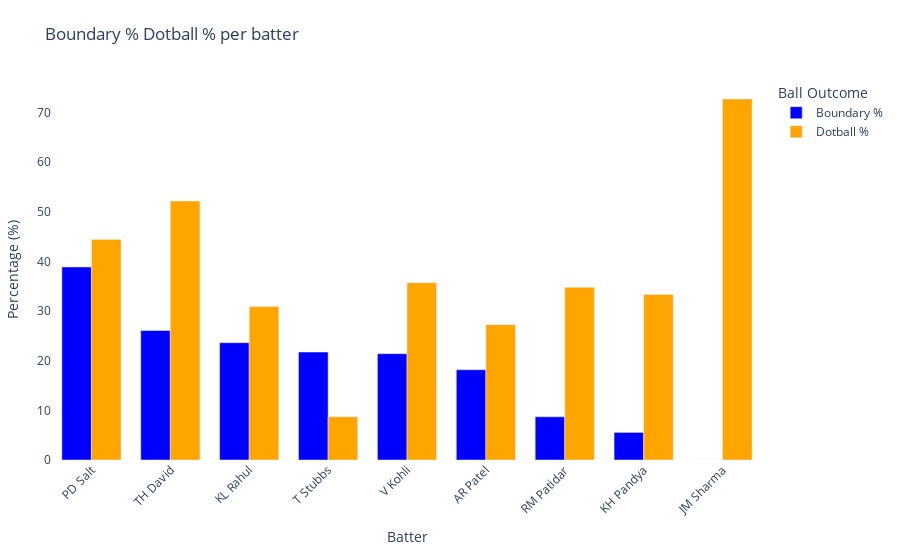

Notebook code for this chart:
### Code cell
fig = go.Figure()

fig.add_trace(go.Bar(
    x = batter_outcome_stats['batter'],
    y = batter_outcome_stats['Boundary'],
    name = 'Boundary %',
    marker_color = 'blue',
    hovertemplate = '%{x}<br>Boundary %: %{y:.2f}<extra></extra>'
))

fig.add_trace(go.Bar(
    x = batter_outcome_stats['batter'],
    y = batter_outcome_stats['Dot'],
    name ='Dotball %',
    marker_color = "orange",
    hovertemplate = '%{x}<br>Dot Ball %: %{y:.2f}<extra></extra>'
))
fig.update_layout(
    title = 'Boundary % Dotball % per batter',
    xaxis_title = 'Batter',
    yaxis_title = 'Percentage (%)',
    barmode = 'group',
    bargap = 0.25,
    plot_bgcolor = 'rgba(0,0,0,0)',
    paper_bgcolor = 'white',
    legend_title_text = 'Ball Outcome',
    xaxis_tickangle = -45,
    margin = dict(l=40, r=40, t=80, b= 100)
)

fig.show()

### Figure 1 — Plotly figure (JSON) as saved in the notebook; plotly's stock layout.template omitted (floating-point values rounded to 4 significant figures)
{"data": [{"hovertemplate": "%{x}<br>Boundary %: %{y:.2f}<extra></extra>", "marker": {"color": "blue"}, "name": "Boundary %", "type": "bar", "x": ["PD Salt", "TH David", "KL Rahul", "T Stubbs", "V Kohli", "AR Patel", "RM Patidar", "KH Pandya", "JM Sharma"], "y": [38.89, 26.09, 23.64, 21.74, 21.43, 18.18, 8.696, 5.556, 0]}, {"hovertemplate": "%{x}<br>Dot Ball %: %{y:.2f}<extra></extra>", "marker": {"color": "orange"}, "name": "Dotball %", "type": "bar", "x": ["PD Salt", "TH David", "KL Rahul", "T Stubbs", "V Kohli", "AR Patel", "RM Patidar", "KH Pandya", "JM Sharma"], "y": [44.44, 52.17, 30.91, 8.696, 35.71, 27.27, 34.78, 33.33, 72.73]}], "layout": {"autosize": true, "bargap": 0.25, "barmode": "group", "legend": {"title": {"text": "Ball Outcome"}}, "margin": {"b": 100, "l": 40, "r": 40, "t": 80}, "paper_bgcolor": "white", "plot_bgcolor": "rgba(0, 0, 0, 0)", "title": {"text": "Boundary % Dotball % per batter"}, "xaxis": {"autorange": true, "range": [-0.5, 8.5], "tickangle": -45, "title": {"text": "Batter"}, "type": "category"}, "yaxis": {"autorange": true, "range": [0, 76.56], "title": {"text": "Percentage (%)"}, "type": "linear"}}}
